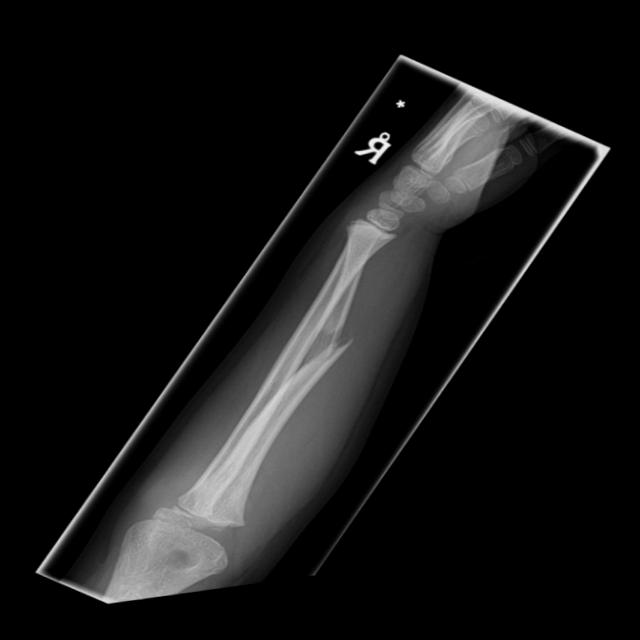
#> input picture test_image.png, 640 x 640 px
$ python machine_viz_script.py
#> lines starting #> are read from the running program, lines starting #| are printed output that depends on the picture; after the words box and inside, x2 and y2 are one past the last pixel; in counts of white or black regions, pixels touching at a corner belong together
import cv2
import numpy as np
from matplotlib import pyplot as plt

# STEP 1: Load image
img_bgr = cv2.imread("test_image.png")
#> img_bgr is the input picture: shape (640, 640, 3); min 0, max 255, mean 22
img_bgr_copy = img_bgr.copy()

# Show original
cv2.imshow("Original", img_bgr_copy)
cv2.waitKey(0)
cv2.destroyAllWindows()

# Convert to grayscale (make copy)
img_gray = cv2.cvtColor(img_bgr_copy, cv2.COLOR_BGR2GRAY)
img_gray_copy = img_gray.copy()

# Show grayscale
cv2.imshow("Grayscale", img_gray_copy)
cv2.waitKey(0)
cv2.destroyAllWindows()

# STEP 2: Histogram Equalization

img_eq = cv2.equalizeHist(img_gray_copy)
img_eq_copy = img_eq.copy()

# Show original grayscale
hist_compare = np.hstack((img_gray, img_eq))
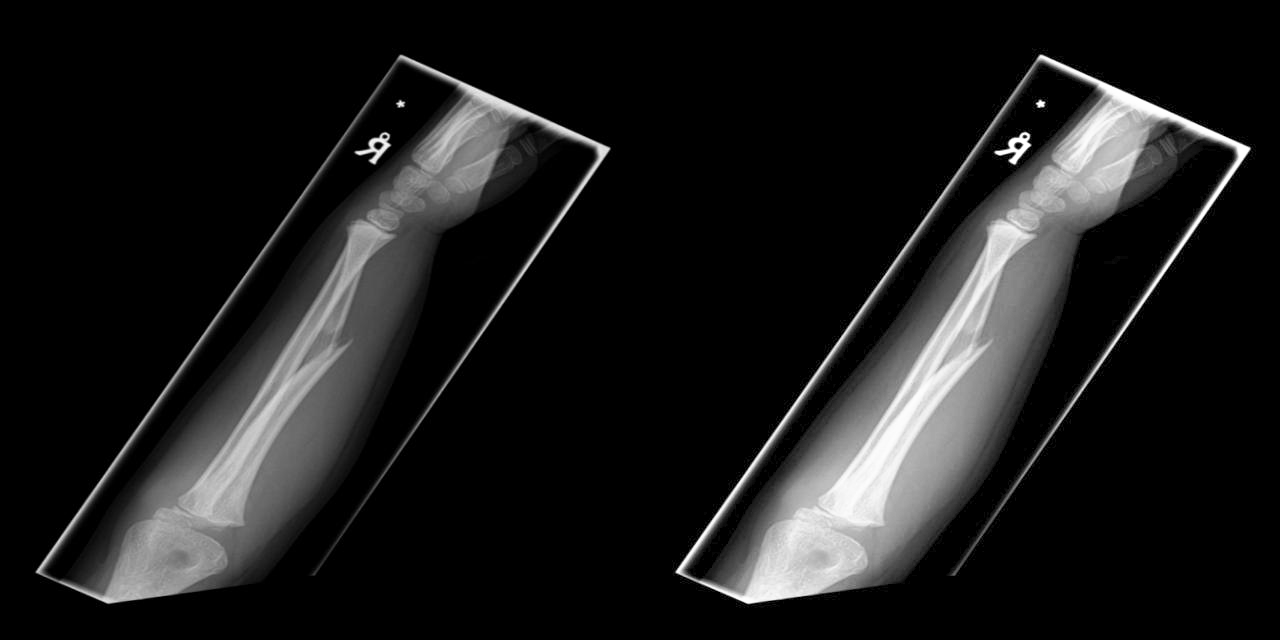
#> hist_compare: shape (640, 1280); min 0, max 255, mean 28

cv2.imshow(
    "Grayscale (LEFT) | Hist Equalization (RIGHT)",
    hist_compare
)
cv2.waitKey(0)
cv2.destroyAllWindows()

# Histogram comparison
hist_orig = cv2.calcHist([img_gray], [0], None, [256], [0,256])
#> hist_orig = 256 values, max 301235 at index 0, min 0 at index 248, mean 1600
hist_eq   = cv2.calcHist([img_eq],   [0], None, [256], [0,256])
#> hist_eq = 256 values, max 301235 at index 0, min 0 at index 1, mean 1600

plt.figure(figsize=(12,4))

plt.subplot(1,2,1)
plt.plot(hist_orig, color='black')
plt.title("Histogram — Original Grayscale")
plt.xlabel("Intensity")
plt.ylabel("Pixel Count")

plt.subplot(1,2,2)
plt.plot(hist_eq, color='black')
plt.title("Histogram — AfterEqualization")
plt.xlabel("Intensity")
plt.ylabel("Pixel Count")

plt.tight_layout()
plt.show()
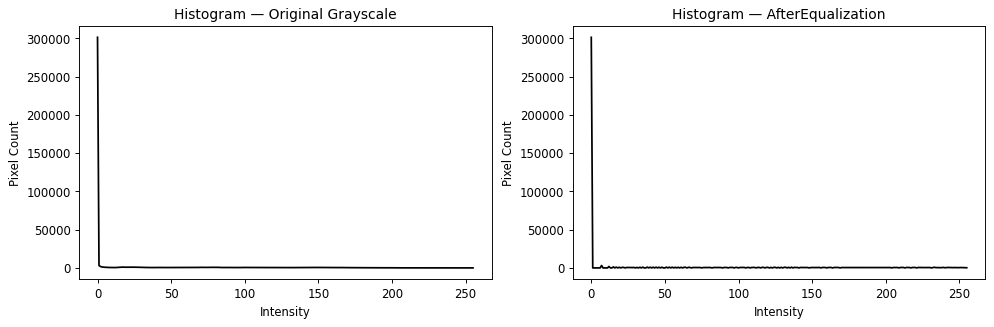
#> figure drawn by matplotlib, 2 panels; panel 1: curve peaks at x = 0, y = 301235; panel 2: curve peaks at x = 0, y = 301235

#histograms look a bit strange, most pixels are background and concentrated around
#zero however the equalized hist has more variety

# STEP 3: CLAHE (local histogram equalization)

clahe = cv2.createCLAHE(clipLimit=2.0, tileGridSize=(8,8))
img_clahe = clahe.apply(img_gray_copy)
img_clahe_copy = img_clahe.copy()

# Show all iterations
side_by_side = np.hstack((img_gray, img_eq, img_clahe))
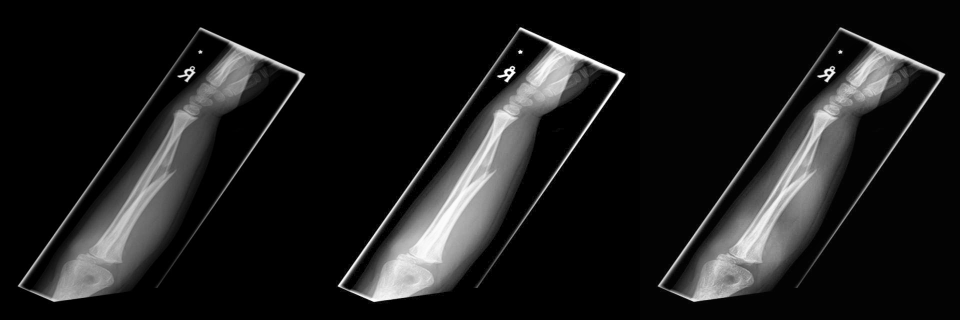
#> side_by_side: shape (640, 1920) (shown at 1/2 size); min 0, max 255, mean 28.7

cv2.imshow("Grayscal (LEFT)| Hist Equalization (MID) | CLAHE (RIGHT)", side_by_side)
cv2.waitKey(0)
cv2.destroyAllWindows()

#CLAHE has more detail within the bones seemingly

# STEP 4: Filtering (applied to CLAHE image)
# Apply filters
gauss_5 = cv2.GaussianBlur(img_clahe_copy, (5, 5), 0)
median_3 = cv2.medianBlur(img_clahe_copy, 3)
bilateral = cv2.bilateralFilter(
    img_clahe_copy,
    d=7,
    sigmaColor=50,
    sigmaSpace=50
)

#hstack +v stack grid
top_row = np.hstack((img_clahe_copy, gauss_5))
bottom_row = np.hstack((median_3, bilateral))
grid = np.vstack((top_row, bottom_row))

cv2.imshow(
    "Post-Filtering - Top: CLAHE | Gaussian   Bottom: Median | Bilateral",
    grid
)
cv2.waitKey(0)
cv2.destroyAllWindows()

#median filtering looks to be the best option going forward based on visual examination

#STEP 5: Canny Edge Detector and Trackbar
def nothing(x):
    pass

# Use CLAHE image as input (same goal as notebook)
img_track = median_3.copy()

cv2.namedWindow('image', cv2.WINDOW_NORMAL)
#starting image used the median filter

# Trackbars: starting pos, max value, callback
cv2.createTrackbar('T1:low', 'image', 50, 255, nothing)
cv2.createTrackbar('T2:high', 'image', 150, 255, nothing)

while True:
    current1 = cv2.getTrackbarPos('T1', 'image')
    current2 = cv2.getTrackbarPos('T2', 'image')

    # Ensure valid Canny thresholds
    if current2 < current1:
        current2 = current1

    edges = cv2.Canny(img_track, current1, current2, apertureSize=3)
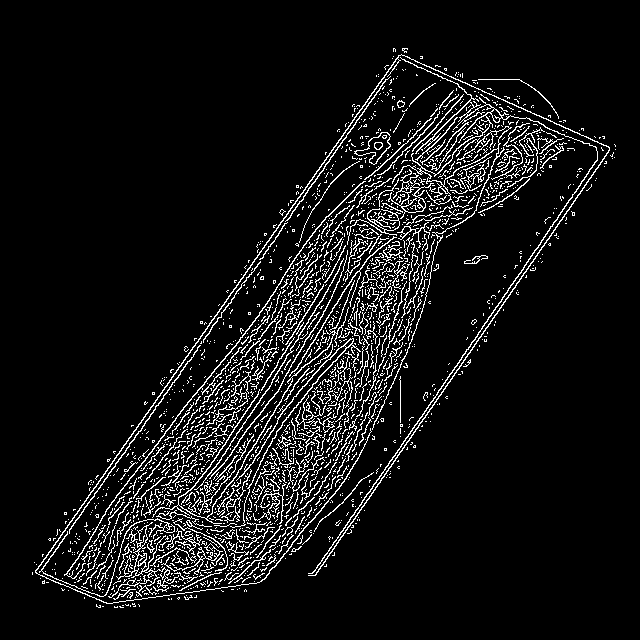
#> edges: shape (640, 640); 7.4% white in thin lines or dots, all inside (x1, y1, x2, y2) = (32, 48, 616, 608)

    # Side-by-side display (same as pool example)
    result = np.hstack((img_track, edges))
    cv2.imshow('image', result)

    k = cv2.waitKey(1) & 0xFF
#> (key Esc is pressed here)
    if k == 27:  # ESC to exit
        break

cv2.destroyAllWindows()

# STEP 6: Otsu thresholding on CLAHE image
img_for_mask = img_clahe_copy.copy()

# Otsu thresholding
_, bone_mask = cv2.threshold(
    img_for_mask,
    0, 255,
    cv2.THRESH_BINARY + cv2.THRESH_OTSU
)
#> bone_mask: shape (640, 640); 17% white; 12 white regions (8 under 20 px), largest, box (x1, y1, x2, y2) and area: (36, 55, 611, 604) 68879, (354, 132, 391, 165) 484, (520, 141, 533, 155) 55, (396, 100, 405, 108) 53

bone_mask_copy = bone_mask.copy()

otsu_comp = np.hstack((img_for_mask, bone_mask))

cv2.imshow(
    "CLAHE (LEFT) | Otsu Bone Mask (RIGHT)",
    otsu_comp
)
cv2.waitKey(0)
cv2.destroyAllWindows()

# STEP 6.5: Compare thresholding methods on CLAHE image
img_thresh_base = img_clahe_copy.copy()

# Fixed threshold
_, th_binary = cv2.threshold(img_thresh_base, 120, 255, cv2.THRESH_BINARY)
#> th_binary: shape (640, 640); 10.7% white; 29 white regions (25 under 20 px), largest, box (x1, y1, x2, y2) and area: (58, 55, 610, 603) 41149, (36, 95, 373, 581) 2069, (355, 132, 391, 164) 407, (396, 100, 405, 107) 38
_, th_binary_inv = cv2.threshold(img_thresh_base, 120, 255, cv2.THRESH_BINARY_INV)

# Otsu threshold
_, th_otsu = cv2.threshold(
    img_thresh_base, 0, 255,
    cv2.THRESH_BINARY + cv2.THRESH_OTSU
)

_, th_otsu_inv = cv2.threshold(
    img_thresh_base, 0, 255,
    cv2.THRESH_BINARY_INV + cv2.THRESH_OTSU
)

top_row = np.hstack((th_binary, th_binary_inv))
#> top_row: shape (640, 1280); 50% white; 58 white regions (51 under 20 px), largest, box (x1, y1, x2, y2) and area: (640, 0, 1280, 640) 365573, (58, 55, 610, 603) 41149, (36, 95, 373, 581) 2069
bottom_row = np.hstack((th_otsu, th_otsu_inv))
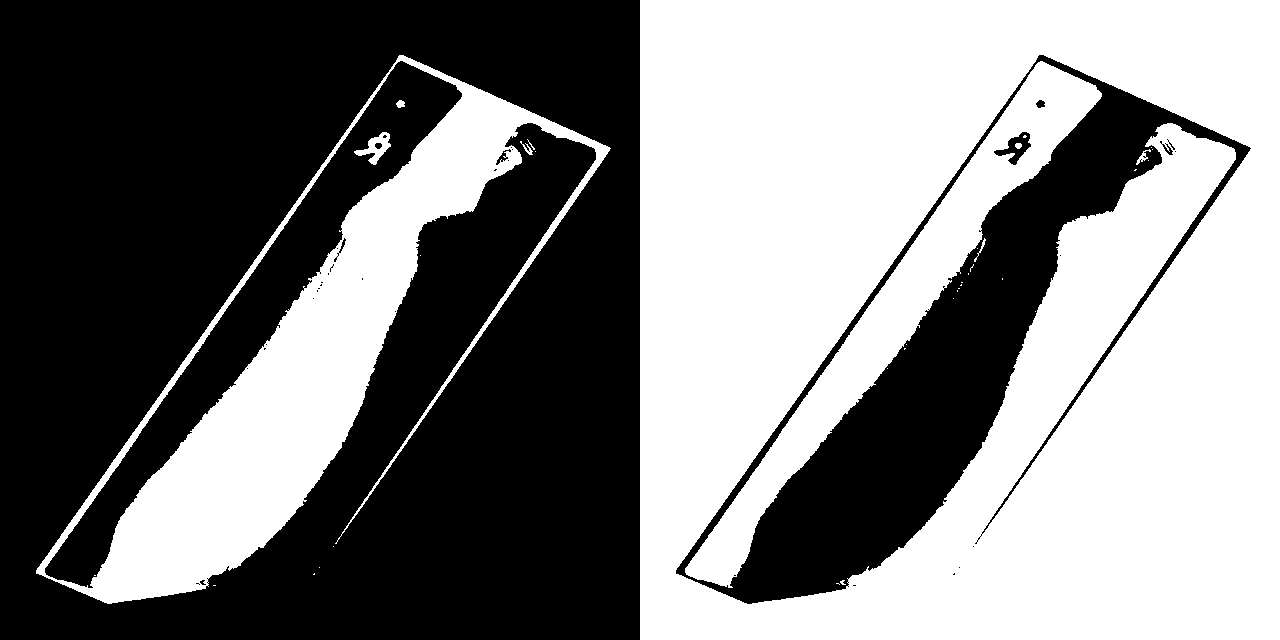
#> bottom_row: shape (640, 1280); 50% white; 37 white regions (28 under 20 px), largest, box (x1, y1, x2, y2) and area: (640, 0, 1280, 640) 309961, (36, 55, 611, 604) 68879, (685, 61, 1102, 588) 29917
grid = np.vstack((top_row, bottom_row))
#> grid: shape (1280, 1280); 50% white; 94 white regions (79 under 20 px), largest, box (x1, y1, x2, y2) and area: (640, 0, 1280, 1280) 675534, (36, 695, 611, 1244) 68879, (58, 55, 610, 603) 41149

cv2.imshow(
    "Top: Binary | Binary Inv  Bottom: Otsu | Otsu Inv",
    grid
)
cv2.waitKey(0)
cv2.destroyAllWindows()

# STEP 7: Recompute a clean edge map using your chosen settings
# (Set these to the values you liked from the trackbars)
T1 = 50
T2 = 150

# Use median-filtered image for edges
img_for_edges = median_3.copy()        # from Step 4
edges = cv2.Canny(img_for_edges, T1, T2, apertureSize=3)
#> edges: shape (640, 640); 2.5% white in thin lines or dots, all inside (x1, y1, x2, y2) = (35, 54, 610, 604)

# Make sure mask is 0/255 uint8 and same size
mask = bone_mask.copy()

# Apply mask: keep edges only where mask is white
edges_masked = cv2.bitwise_and(edges, mask)
#> edges_masked: shape (640, 640); 2% white in thin lines or dots, all inside (x1, y1, x2, y2) = (36, 55, 610, 604)

# Show before/after in a 2x2 grid:
# Top: edges | masked edges
# Bottom: mask | CLAHE
top_row = np.hstack((edges, edges_masked))
#> top_row: shape (640, 1280); 2.3% white in thin lines or dots, all inside (x1, y1, x2, y2) = (35, 54, 1250, 604)
bottom_row = np.hstack((mask, img_clahe_copy))
grid = np.vstack((top_row, bottom_row))

cv2.imshow("Top: Edges | Masked Edges  Bottom: Mask | CLAHE", grid)
cv2.waitKey(0)
cv2.destroyAllWindows()


# STEP 8: Connected components on masked edges
edges_in = edges_masked.copy()

# Ensure binary (0/255) uint8
edges_bin = (edges_in > 0).astype(np.uint8) * 255

num_labels, labels, stats, centroids = cv2.connectedComponentsWithStats(edges_bin, connectivity=8)
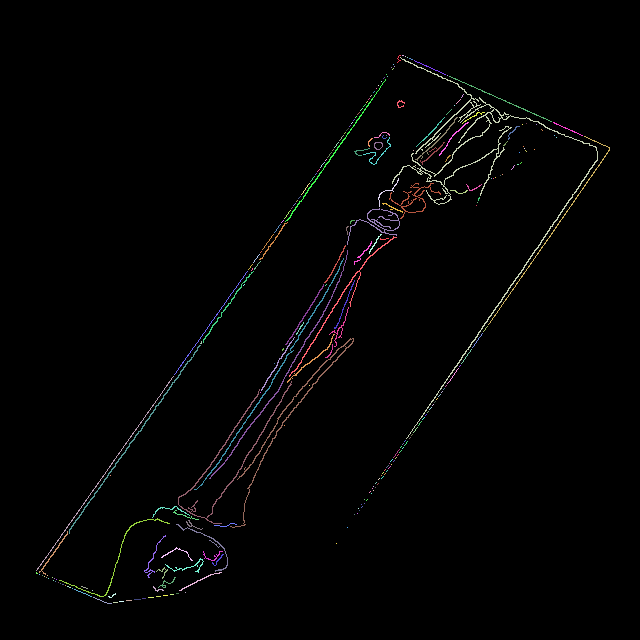
#> labels: shape (640, 640) int32; 251 distinct labels, from 0 to 250; one colour per label, 0 black
#> num_labels = 251; stats = 251 rows, first 6: [0, 0, 640, 640, 401296], [397, 55, 4, 8, 10], [402, 55, 2, 1, 2], [392, 57, 206, 382, 1598], [405, 56, 1, 1, 1], [407, 57, 1, 1, 1]; centroids = 251 pairs, first value 36.33 to 567, second value 55 to 602

print("Connected components found (including background):", num_labels)
#| Connected components found (including background): 251

# If there are not enough components, stop early
if num_labels < 3:
    print("Not enough components to pick a 'disconnected bone'.")
    cv2.imshow("Step 8 - Masked Edges", edges_bin)
    cv2.waitKey(0)
    cv2.destroyAllWindows()
else:
    # Sort components (exclude background label 0) by area descending
    areas = stats[1:, cv2.CC_STAT_AREA]               # labels 1.. end
#> areas = 250 values, max 1598 at index 2, min 1 at index 3, mean 33.22
    order = np.argsort(areas)[::-1] + 1               # convert back to label ids
#> order = 250 values, max 250 at index 96, min 1 at index 72, mean 125.5

    main_label = order[0]      # biggest component
#> main_label = 3
    broken_label = order[1]    # 2nd biggest component (often the separated bone)
#> broken_label = 130

    print("Main label:", main_label, "Area:", stats[main_label, cv2.CC_STAT_AREA])
#| Main label: 3 Area: 1598
    print("Broken label:", broken_label, "Area:", stats[broken_label, cv2.CC_STAT_AREA])
#| Broken label: 130 Area: 557

    # Base image to overlay on (choose CLAHE or median_3)
    base = img_clahe_copy.copy()
    overlay = cv2.cvtColor(base, cv2.COLOR_GRAY2BGR)

    # Mask for the broken component
    broken_mask = (labels == broken_label)
#> broken_mask: shape (640, 640) bool; 0.14% white in thin lines or dots, all inside (x1, y1, x2, y2) = (230, 338, 354, 528)

    # Color it red
    overlay[broken_mask] = (0, 0, 255)

    # Draw bounding box around the broken component
    x = stats[broken_label, cv2.CC_STAT_LEFT]
#> x = 230
    y = stats[broken_label, cv2.CC_STAT_TOP]
#> y = 338
    w = stats[broken_label, cv2.CC_STAT_WIDTH]
#> w = 124
    h = stats[broken_label, cv2.CC_STAT_HEIGHT]
#> h = 190
    cv2.rectangle(overlay, (x, y), (x + w, y + h), (0, 255, 0), 2)

    # Show a 2x2 grid: edges | labels(vis) | base | overlay
    labels_vis = (labels.astype(np.float32) / labels.max() * 255).astype(np.uint8)

    top_row = np.hstack((edges_bin, labels_vis))
    bottom_row = np.hstack((base, cv2.cvtColor(overlay, cv2.COLOR_BGR2GRAY)))

    grid = np.vstack((top_row, bottom_row))
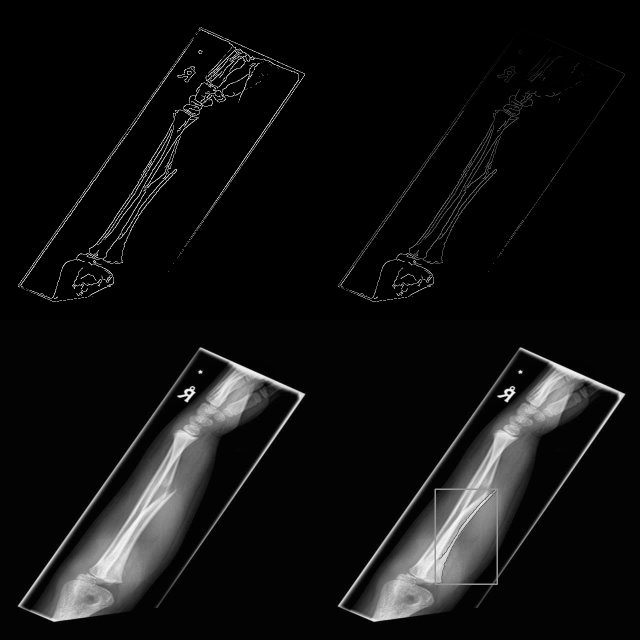
#> grid: shape (1280, 1280) (shown at 1/2 size); min 0, max 255, mean 16.9

    cv2.imshow("Disconnected Bone Highlight (Red)", overlay)
    cv2.waitKey(0)
    cv2.destroyAllWindows()
